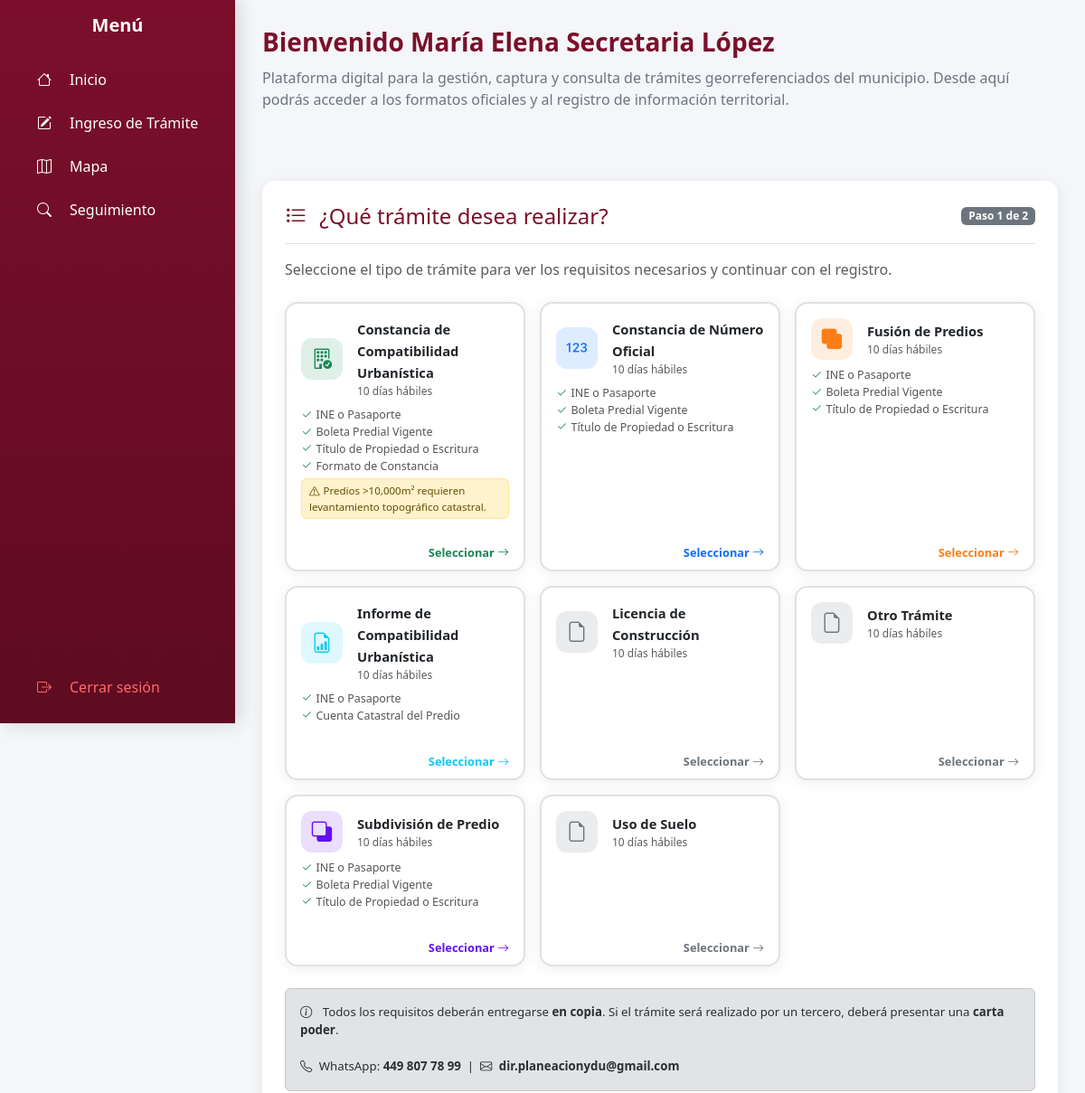
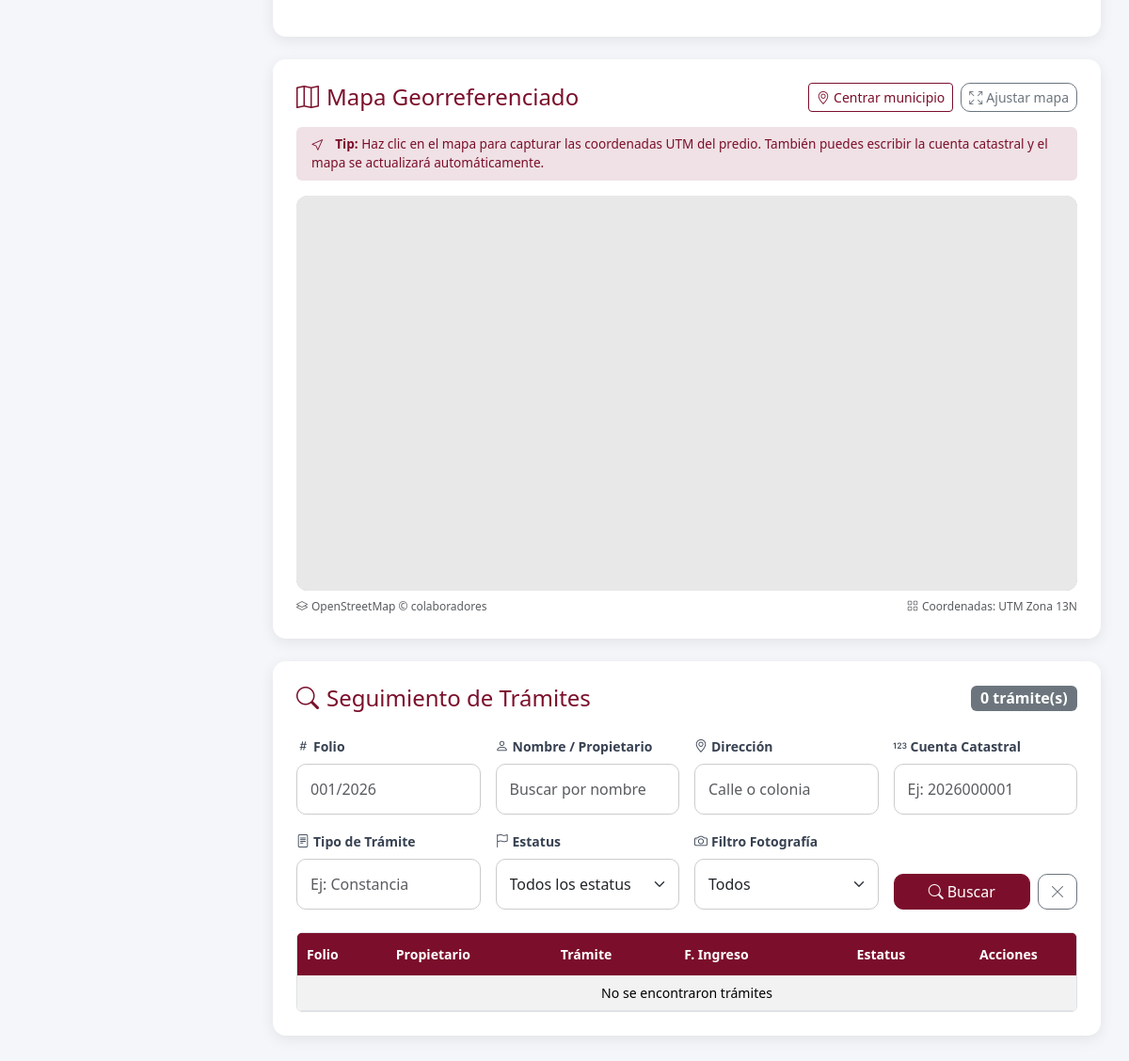
Screenshot of /Dash.php (signed in) with the database file from the repository (2 pictures, top to bottom).
### tables this page shows
CREATE TABLE `tipos_tramite` (
  `id` int(11) NOT NULL,
  `codigo` varchar(20) NOT NULL,
  `nombre` varchar(150) NOT NULL,
  `descripcion` text DEFAULT NULL,
  `plantilla_pdf` varchar(100) DEFAULT NULL,
  `activo` tinyint(1) DEFAULT 1,
  `created_at` timestamp NOT NULL DEFAULT current_timestamp()
);

### Dash.php (the view, shortened to what the rows shown need)
<?php
require_once "php/db.php";
?>
<!DOCTYPE html>
<html lang="es">
<head>
<link href="https://cdn.jsdelivr.net/npm/bootstrap@5.3.2/dist/css/bootstrap.min.css" rel="stylesheet">
<link href="https://cdn.jsdelivr.net/npm/bootstrap-icons@1.11.1/font/bootstrap-icons.css" rel="stylesheet">
<link rel="stylesheet" href="https://unpkg.com/leaflet@1.9.4/dist/leaflet.css"
/>
<link rel="stylesheet" href="https://cdn.datatables.net/1.13.6/css/dataTables.bootstrap5.min.css">
<link href="https://cdn.jsdelivr.net/npm/sweetalert2@11/dist/sweetalert2.min.css" rel="stylesheet">
 <link rel="stylesheet" href="./css/style.css?v=<?= time() ?>">
</head>
<body>
<div class="content">
    <section class="hero" id="inicio">
        <h1>Bienvenido <?php echo $_SESSION['usuario']; ?></h1>
    </section>
    <br><br>
    <section id="tramite" class="tramite-box mb-4">
        <div id="paso1-seleccion">
            <div class="row g-3 mb-4">
                <?php
                $tipos_prev = $conn->prepare("SELECT id, codigo, nombre, descripcion FROM tipos_tramite WHERE activo = 1 ORDER BY nombre");
                $tipos_prev->execute();
                $tipos_prev_result = $tipos_prev->get_result();
                $iconos = [
                    'NUM_OFICIAL'  => ['icon' => 'bi-123', 'color' => '#0d6efd'],
                    'CMCU'         => ['icon' => 'bi-building-check', 'color' => '#198754'],
                    'FUSION'       => ['icon' => 'bi-union', 'color' => '#fd7e14'],
                    'SUBDIVISION'  => ['icon' => 'bi-subtract', 'color' => '#6610f2'],
                    'INFORME_CU'   => ['icon' => 'bi-file-earmark-bar-graph', 'color' => '#0dcaf0'],
                ];
                $requisitosInfo = [
                    1 => ['docs' => ['INE o Pasaporte', 'Boleta Predial Vigente', 'Título de Propiedad o Escritura'], 'nota' => ''],
                    2 => ['docs' => ['INE o Pasaporte', 'Boleta Predial Vigente', 'Título de Propiedad o Escritura', 'Formato de Constancia'], 'nota' => 'Predios >10,000m² requieren levantamiento topográfico catastral.'],
                    3 => ['docs' => ['INE o Pasaporte', 'Boleta Predial Vigente', 'Título de Propiedad o Escritura'], 'nota' => ''],
                    4 => ['docs' => ['INE o Pasaporte', 'Boleta Predial Vigente', 'Título de Propiedad o Escritura'], 'nota' => ''],
                    5 => ['docs' => ['INE o Pasaporte', 'Cuenta Catastral del Predio'], 'nota' => ''],
                ];
                $tiposPrev = [];
                while ($tp = $tipos_prev_result->fetch_assoc()) {
                    $tiposPrev[] = $tp;
                }
                foreach ($tiposPrev as $tp):
                    $ic = $iconos[$tp['codigo']] ?? ['icon' => 'bi-file-earmark', 'color' => '#6c757d'];
                    $reqs = $requisitosInfo[$tp['id']] ?? ['docs' => [], 'nota' => ''];
                ?>
                <div class="col-md-6 col-lg-4">
                    <div class="card h-100 border-2 tramite-selector-card"
                         style="cursor:pointer; transition:all 0.25s; border-color:#dee2e6;"
                         onclick="seleccionarTramite(<?= $tp['id'] ?>, '<?= htmlspecialchars(addslashes($tp['nombre'])) ?>')">
                        <div class="card-body p-3">
                            <div class="d-flex align-items-center gap-3 mb-2">
                                <div style="width:46px;height:46px;border-radius:12px;background:<?= $ic['color'] ?>22;display:flex;align-items:center;justify-content:center;flex-shrink:0;">
                                    <i class="bi <?= $ic['icon'] ?>" style="font-size:1.4rem;color:<?= $ic['color'] ?>;"></i>
                                </div>
                                <div>
                                    <strong style="font-size:0.92rem;color:#212529;"><?= htmlspecialchars($tp['nombre']) ?></strong>
                                    <div class="text-muted" style="font-size:0.75rem;">10 días hábiles</div>
                                </div>
                            </div>
                            <?php if (!empty($reqs['docs'])): ?>
                            <ul class="list-unstyled mb-1" style="font-size:0.78rem;color:#555;">
                                <?php foreach($reqs['docs'] as $doc): ?>
                                <li><i class="bi bi-check2 text-success me-1"></i><?= $doc ?></li>
                                <?php endforeach; ?>
                            </ul>
                            <?php endif; ?>
                            <?php if (!empty($reqs['nota'])): ?>
                            <div class="alert alert-warning py-1 px-2 mb-0 mt-1" style="font-size:0.72rem;">
                                <i class="bi bi-exclamation-triangle me-1"></i><?= $reqs['nota'] ?>
                            </div>
                            <?php endif; ?>
                        </div>
                        <div class="card-footer bg-transparent border-top-0 text-end py-2 px-3">
                            <span style="font-size:0.8rem;color:<?= $ic['color'] ?>;font-weight:600;">
                                Seleccionar <i class="bi bi-arrow-right"></i>
                            </span>
                        </div>
                    </div>
                </div>
                <?php endforeach; ?>
            </div>
        </div>
    </section>
    <section id="seguimiento" class="tramite-box mb-4">
        <div class="table-responsive rounded" style="border:1px solid #dee2e6;">
            <table id="tablaTramites" class="table table-hover table-striped mb-0" style="font-size:0.88rem;">
                <thead style="background:var(--vino);color:white;position:sticky;top:0;">
                    <tr>
                        <th style="white-space:nowrap;padding:12px 10px;">Folio</th>
                        <th style="padding:12px 10px;">Propietario</th>
                        <th class="hide-mobile" style="padding:12px 10px;">Trámite</th>
                        <th class="hide-mobile" style="white-space:nowrap;padding:12px 10px;">F. Ingreso</th>
                        <th style="text-align:center;padding:12px 10px;">Estatus</th>
                        <th style="text-align:center;padding:12px 10px;">Acciones</th>
                    </tr>
                </thead>
            </table>
        </div>
    </section>
</div>
</body>
</html>

### rows the page displays
tipos_tramite: nombre "Constancia de Compatibilidad Urbanística", id "INE o Pasaporte", id "Boleta Predial Vigente", id "Título de Propiedad o Escritura", id "Formato de Constancia", id "Predios >10,000m² requieren levantamiento topográfico catastral."
tipos_tramite: nombre "Constancia de Número Oficial", id "INE o Pasaporte", id "Boleta Predial Vigente", id "Título de Propiedad o Escritura"
tipos_tramite: nombre "Fusión de Predios", id "INE o Pasaporte", id "Boleta Predial Vigente", id "Título de Propiedad o Escritura"
tipos_tramite: nombre "Informe de Compatibilidad Urbanística", id "INE o Pasaporte", id "Cuenta Catastral del Predio"
tipos_tramite: nombre "Licencia de Construcción"
tipos_tramite: nombre "Otro Trámite"
tipos_tramite: nombre "Subdivisión de Predio", id "INE o Pasaporte", id "Boleta Predial Vigente", id "Título de Propiedad o Escritura"
tipos_tramite: nombre "Uso de Suelo"

### other values shown
$_SESSION['usuario'] "María Elena Secretaria López"
$resultado->num_rows "0"
